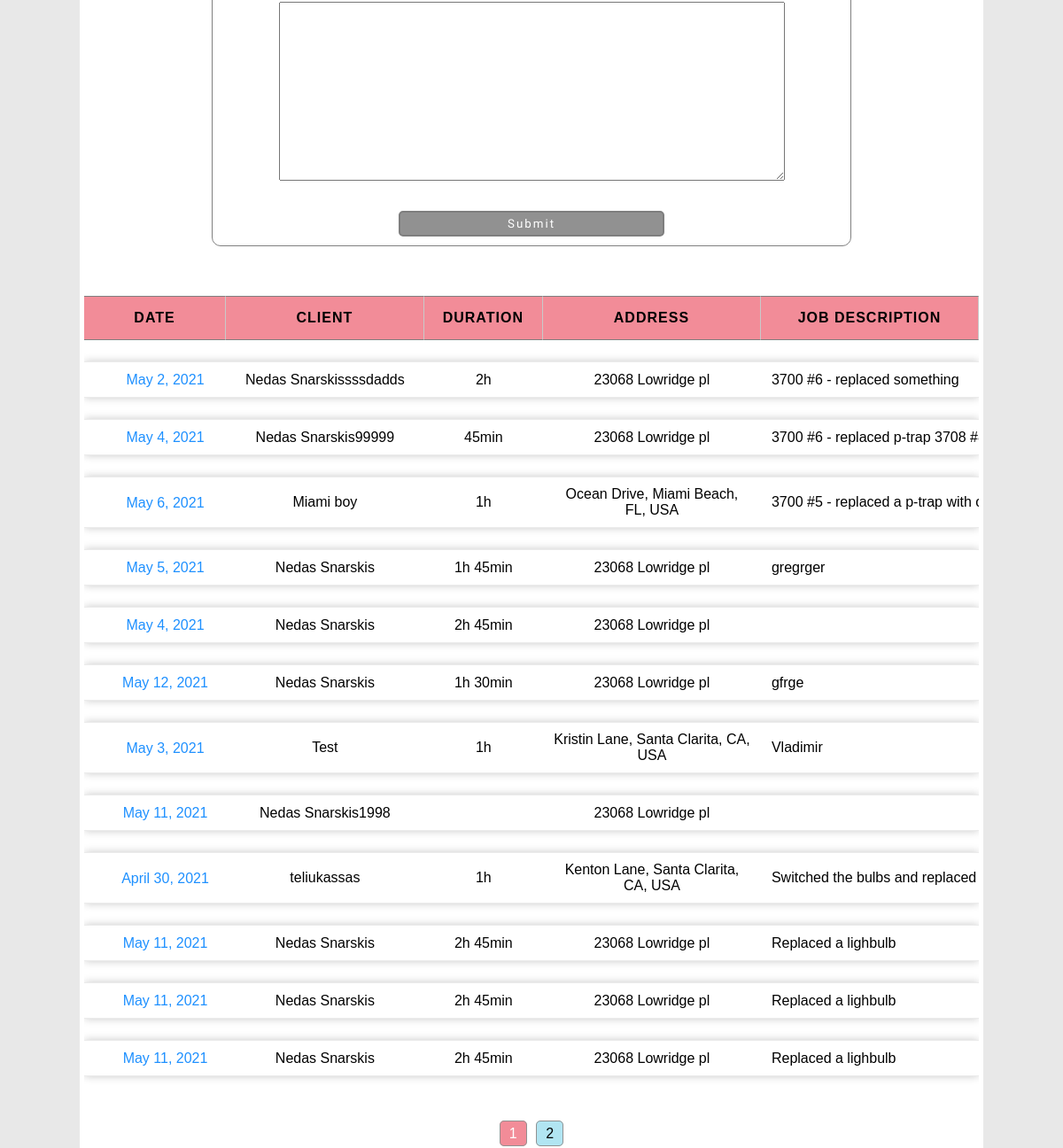
Page / (signed in, lower part) on the earlier database version.
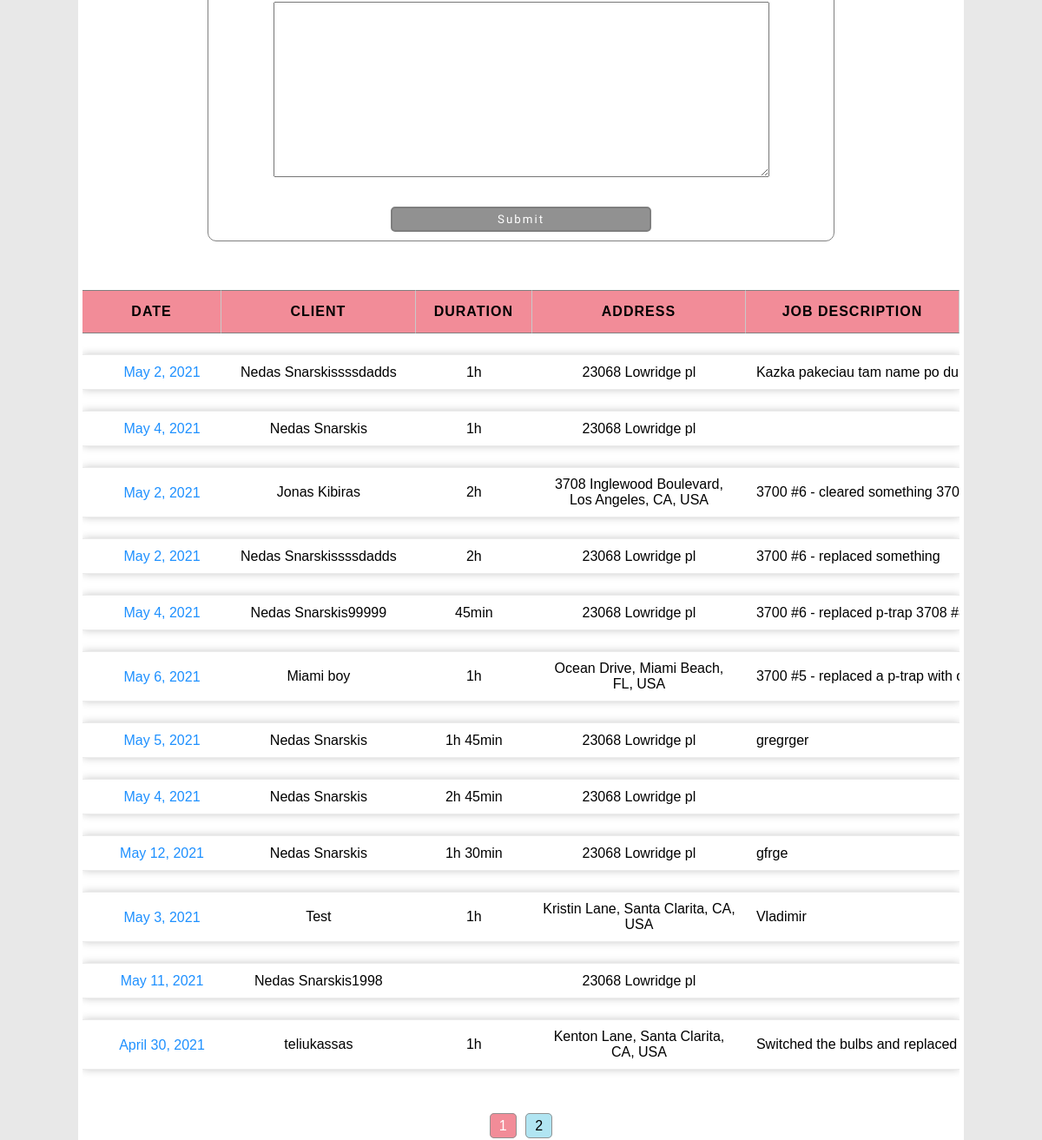
Same page on the later database version.
### JobTrackingApp/models.py (models this page shows, shortened)
class ScheduleEvent(models.Model):
    date = models.DateField()
    duration = models.CharField(
        max_length=100,
        validators=[validate_duration],
        blank=True,
    )
    work_order = models.CharField(
        default="-",
        max_length=20,
    )
    client = models.ForeignKey(Client, on_delete=models.CASCADE)
    description = models.TextField(max_length=2000, blank=True)

class Client(models.Model):
    user = models.ForeignKey(User, on_delete=models.CASCADE)
    name = models.CharField(max_length=30)
    address = models.CharField(max_length=60)
    phone_number = models.CharField(blank=True, max_length=30)
    email_address = models.EmailField(blank=True, max_length=30)
    def __str__(self):
        return f"{self.name}"

### JobTrackingApp/views.py (the view, shortened to what this page needs)
# urls.py: path("", views.index, name="index"),
@login_required
def index(request):
    context = {}
    query = ""
    eventForm = EventForm(user=request.user)
    events = ScheduleEvent.objects.filter(client__user=request.user).order_by("-pk")
    searchForm = SearchForm(request.GET)
    if request.method == "GET":
        if searchForm.is_valid() and searchForm.cleaned_data["query"]:
            data = searchForm.cleaned_data
            query = data["query"]
            if query:
                events = events.filter(
                    Q(client__name__icontains=query)
                    | Q(description__icontains=query)
                    | Q(client__address__icontains=query)
                    | Q(work_order__icontains=query)
                )
    page_number = request.GET.get("page", 1)
    paginator = Paginator(events, 12)
    pageList = paginator.get_page(page_number)
    context["searchForm"] = searchForm
    context["search"] = query
    context["eventForm"] = eventForm
    context["paginator"] = paginator
    context["is_paginated"] = True
    context["page_obj"] = pageList
    return render(request, "JobTrackingApp/index.html", context)

### JobTrackingApp/forms.py
class SearchForm(forms.Form):
    query = forms.CharField(max_length=100, required=False)

class EventForm(ModelForm):
    date = forms.DateField(
        required=True,
        widget=forms.widgets.DateTimeInput(
            attrs={"type": "date", "placeholder": "mm/dd/yyyy"}
        ),
        error_messages={
            "invalid": "Enter a valid date. 'mm/dd/yyyy'",
        },
    )
    duration = forms.CharField(
        required=False,
        widget=forms.widgets.TextInput(attrs={"placeholder": "example: 2h45min"}),
    )
    class Meta:
        model = ScheduleEvent
        fields = ["date", "duration", "work_order", "client", "description"]
    def __init__(self, user, *args, **kwargs):
        super(EventForm, self).__init__(*args, **kwargs)
        self.fields["client"].queryset = Client.objects.filter(user=user)

### JobTrackingApp/templates/JobTrackingApp/index.html (shortened to what this page needs)
{% extends 'JobTrackingApp/base.html' %}
{% load static %}
{% block css %}
    <link rel="stylesheet" href="{% static 'css/index.css' %}">
{% endblock css %}
{% block content %}
    {% if request.user.is_authenticated %}
        <div class="createEventDiv">
            <form class="addEventForm" action='' method='POST'>
                <div class="wrapper2">
                    {% for field in eventForm %}
                        <div class="field">
                            <div class="flex-item flex-item3">{{ field }} </div>
                        </div>
                    {% endfor %}
                </div>
                <input class="button" type="submit" value="Submit">
            </form>
        </div>
        <table id='eventTable'>
            <tr class="table-header">
                <th>Date</th>
                <th>Client</th>
                <th>Duration</th>
                <th>Address</th>
                <th>Job description</th>
            </tr>
            {% for event in page_obj %}
                <tr class='table-row'>
                    <td data-name="Date"><a href="{% url 'editEvent' event.pk %}"></a>{{event.date}}</td>
                    <td data-name="Client">{{event.client.name}}</td>
                    <td data-name="Duration">{{event.duration}}</td>
                    <td data-name="Address">{{event.client.address}}</td>
                    <td data-name="Job Description" class="job-description">{{event.description}}</td>
                </tr>
            {% endfor %}
        </table>
        {% if is_paginated %}
        <div class="paginator">
            <a class="current-page-number">{{ page_obj.number }}</a>
            {% if page_obj.has_next %}
                <a href="?page={{ page_obj.next_page_number }}&query={{ search }}" class="page-number">{{ page_obj.next_page_number }}</a>
            {% endif %}
        </div>
        {% endif %}
    {% else %}
        <table>Please login</table>
    {% endif %}
{% endblock content %}

Differences in the rows shown:
no longer on this page (row unchanged): ScheduleEvent: date "May 11, 2021", client.name "Nedas Snarskis", duration "2h 45min", client.address "23068 Lowridge pl", description "Replaced a lighbulb"
no longer on this page (row unchanged): ScheduleEvent: date "May 11, 2021", client.name "Nedas Snarskis", duration "2h 45min", client.address "23068 Lowridge pl", description "Replaced a lighbulb"
no longer on this page (row unchanged): ScheduleEvent: date "May 11, 2021", client.name "Nedas Snarskis", duration "2h 45min", client.address "23068 Lowridge pl", description "Replaced a lighbulb"
added ScheduleEvent: date "May 2, 2021", client.name "Nedas Snarskissssdadds", duration "1h", client.address "23068 Lowridge pl", description "Kazka pakeciau tam name po…"
added ScheduleEvent: date "May 4, 2021", client.name "Nedas Snarskis", duration "1h", client.address "23068 Lowridge pl"
added ScheduleEvent: date "May 2, 2021", client.name "Jonas Kibiras", duration "2h", client.address "3708 Inglewood Boulevard, Los Angeles, CA, USA", description "3700 #6 - cleared something…"
